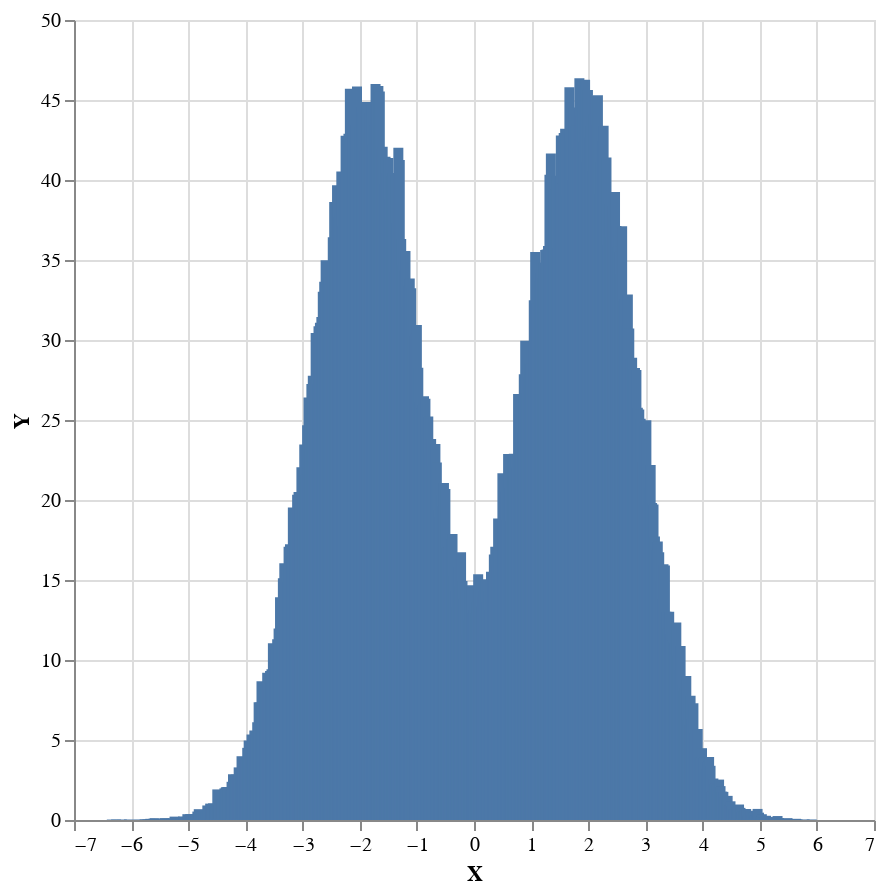

Notebook code cell kept with this figure:
### Markdown cell above
`unnormalizedDistribution` is an (unnormalized) distribution that we want to plot. 

`distributionOverWeightedSamples` is a distribution over pairs of samples from `unnormalizedDistribution` and their density. 

`iidDistribution` is a distribution over 100000 iid draws from `distributionOverWeightedSamples`.

`histogramDistribution` is a distribution over histograms, each corresponding to a possible list of iid samples.

`plotDistribution` is a distribution over plots (i.e. 2D visualizations that can be rendered in a notebook), each corresponding to a possible histogram.

### Code cell
sampler plotDistribution

### Figure 1 — Vega-Lite specification as saved in the notebook (floating-point values rounded to 4 significant figures; data arrays with more than 128 entries replaced by an {"elided": "..."} marker saying what was removed)
{"$schema": "https://vega.github.io/schema/vega-lite/v4.json", "data": {"values": {"elided": "500 records"}}, "encoding": {"x": {"field": "X", "type": "quantitative"}, "y": {"field": "Y", "type": "quantitative"}}, "height": 400, "mark": "bar", "width": 400}
